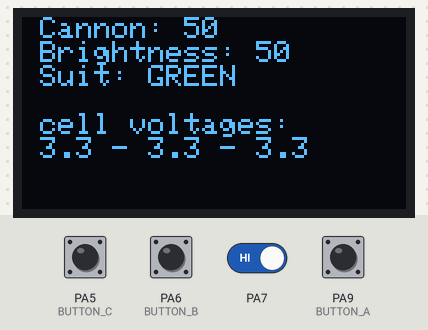
Recording of a sketch running on a simulated STM32 Blue Pill. On the bench: 128×64 one-colour display. The test bench sets the inputs (shaded band); at power-on: PA5 (BUTTON_C), PA6 (BUTTON_B), PA7, PA9 (BUTTON_A) HIGH. The display library's start-up logo is not drawn; what the sketch prints to the serial monitor is not drawn.

Above: at 2.2 s.
2.3 s: PA7 driven LOW
At 3.5 s:
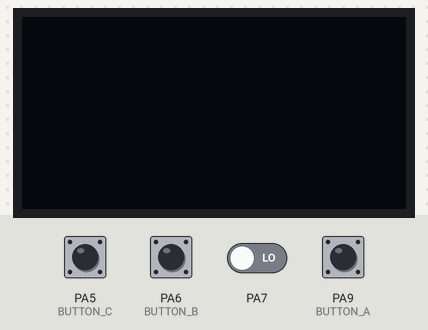
3.8 s: PA7 driven HIGH
At 4.7 s:
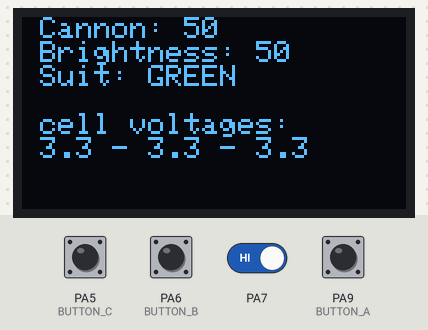
5.4 s: PA5 (BUTTON_C) pulled LOW for 1 s
7.9 s: PA6 (BUTTON_B) pulled LOW for 0.15 s
9.6 s: PA6 (BUTTON_B) pulled LOW for 1 s
12.1 s: PA5 (BUTTON_C) pulled LOW for 0.15 s
Timing chart, 0 to 14.8 s (numbered marks = the images above; inputs shaded):
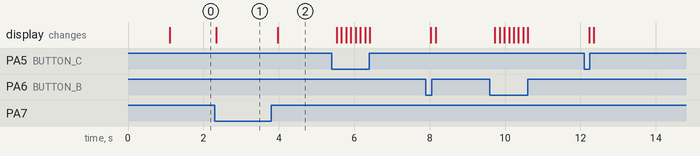

The sketch:

arm_cannon.ino
```cpp
//#include <SPI.h>
#include <Wire.h>
#include <Adafruit_GFX.h>
#include <Adafruit_SH110X.h>

Adafruit_SH1107 display = Adafruit_SH1107(64, 128, &Wire);

// OLED FeatherWing buttons map to different pins depending on board:
#if defined(ESP8266)
  #define BUTTON_A  0
  #define BUTTON_B 16
  #define BUTTON_C  2
#elif defined(ESP32) && !defined(ARDUINO_ADAFRUIT_FEATHER_ESP32S2)
  #define BUTTON_A 15
  #define BUTTON_B 32
  #define BUTTON_C 14
#elif defined(ARDUINO_STM32_FEATHER)
  #define BUTTON_A PA15
  #define BUTTON_B PC7
  #define BUTTON_C PC5
#elif defined(TEENSYDUINO)
  #define BUTTON_A  4
  #define BUTTON_B  3
  #define BUTTON_C  8
#elif defined(ARDUINO_NRF52832_FEATHER)
  #define BUTTON_A 31
  #define BUTTON_B 30
  #define BUTTON_C 27
#else // 32u4, M0, M4, nrf52840, esp32-s2 and 328p
  #define BUTTON_A  9
  #define BUTTON_B  6
  #define BUTTON_C  5
#endif

uint8_t CannonPower = 50;
uint8_t maxPixelBrightness = 50;
uint8_t armIndex = 0;
uint8_t suitIndex = 0;
bool displaySleep = false;
bool rowSelected = false;
uint8_t activeRow = 3;

float cellVolts[3] = {3.3, 3.3, 3.3};
bool battConnected = false;

int mod( int x, int y ){
    return x<0 ? ((x+1)%y)+y-1 : x%y;
}

void HandleDisplayButtons()
{
  // figure out which interrupt was called. Recall these are pull-down switches
  if (digitalRead(BUTTON_A) == LOW)
  {
    // if in menu, this scrolls up
    if (!rowSelected)
    {
      activeRow = mod(activeRow-1, 3);
    }

    // Otherwise, this increases the value
    else
    {
      IncreaseRowValue(activeRow);
    }

    // debounce
    delay(100);
  }
  if (digitalRead(BUTTON_B) == LOW)
  {
    // if in menu, this selects the field
    if (!rowSelected)
    {
      rowSelected = true;
    }

    // Otherwise, saves value and returns to menu
    else
    {
      rowSelected = false;
      // Send data about changed system var to other arduino
      uint8_t buf[4];
      buf[0] = 0x30;
      buf[1] = CannonPower;
      buf[2] = maxPixelBrightness;
      buf[3] = suitIndex;
      Serial.write(buf, 4);
    }

    // debounce
    delay(100);
  }
  if (digitalRead(BUTTON_C) == LOW)
  {
    // if in menu, this scrolls up
    if (!rowSelected)
    {
      activeRow = mod(activeRow+1, 3);
    }

    // Otherwise, this increases the value
    else
    {
      DecreaseRowValue(activeRow);
    }

    // debounce
    delay(100);
  }
}


void IncreaseRowValue(int row)
{
  switch(row)
  {
    case 0:
      if (CannonPower == 255) break;
      CannonPower += 5;
      break;
    case 1: if (maxPixelBrightness == 255) {break;} maxPixelBrightness += 5; break;
    case 2:  suitIndex = mod(suitIndex+1, 2); break;
  }
}

void DecreaseRowValue(int row)
{
  switch(row)
  {
    case 0: if (CannonPower == 0) {break;} CannonPower -= 5; break;
    case 1: if (maxPixelBrightness == 0) {break;} maxPixelBrightness = mod(maxPixelBrightness-5, 255); break;
    case 2:  suitIndex = mod(suitIndex-1, 2);break;
  }
}

void RenderDisplay()
{
  display.clearDisplay();
  display.setTextSize(1);
  display.setTextColor(SH110X_WHITE);
  display.setCursor(0,0);

  for (int i = 0; i < 3; ++i)
  {
    if (i == activeRow)
    {
      if (rowSelected)
        display.print(">");
      else
        display.print("-");
    }
    else
    {
      display.print(" ");
    }

    switch(i)
    {
      case 0: display.print("Cannon: "); display.println(CannonPower); break;
      case 1: display.print("Brightness: "); display.println(maxPixelBrightness); break;
      case 2:
      {
          display.print("Suit: ");
          if (suitIndex == 0)
            display.println("GREEN");
          else if (suitIndex == 1)
            display.println("GREEN PULSE");
          break;
      }
    }
  }

  display.println(" ");
  display.println(" cell voltages: ");
  display.print(" ");
  display.print(cellVolts[0], 1);
  display.print(" - ");
  display.print(cellVolts[1], 1);
  display.print(" - ");
  display.println(cellVolts[2], 1);

  if (cellVolts[0] < 2 || cellVolts[1] < 2 || cellVolts[2] < 2)
    display.println("Battery disconnected!");

  display.display();

}

void setup() {
  Serial.begin(19200);

  display.begin(0x3C, true); // Address 0x3C default

  // Show image buffer on the display hardware.
  // Since the buffer is intialized with an Adafruit splashscreen
  // internally, this will display the splashscreen.
  display.display();
  delay(1000);

  // Clear the buffer.
  display.clearDisplay();
  display.display();

  display.setRotation(1);

  pinMode(BUTTON_A, INPUT_PULLUP);
  pinMode(BUTTON_B, INPUT_PULLUP);
  pinMode(BUTTON_C, INPUT_PULLUP);
  pinMode(7, INPUT);

  // Clean out input buffer
  while (Serial.available() > 0) {
    Serial.read();
  }
}

void loop() {
  if (!displaySleep && digitalRead(7) == LOW)
  {
    displaySleep = true;

    // tell the other arduino to stop sending data
    Serial.write(0x58);

    display.fillScreen(0);
    display.display();
    delay(500);
  }
  else if (displaySleep && digitalRead(7) == HIGH)
  {
    displaySleep = false;
    // send message to other arduino to request data
    // This means send initial values

    Serial.write(0x52);
    delay(100);
    // data should have arrived by now. Read from
  }

  if (!displaySleep)
  {
    if (Serial.available() >= 4)
    {
      uint8_t type = Serial.read();
      //float* voltages;
      switch (type)
      {
        case 0x56:
          uint8_t buf[12];
          for (int i = 0; i < 12; ++i)
            buf[i] = Serial.read();
          memcpy(cellVolts, buf, 12);
          //cellVolts[0] = voltages[0];
          //cellVolts[1] = voltages[1];
          //cellVolts[2] = voltages[2];
          break;
        case 0x41:
          // Expect 3 more bytes
          CannonPower = Serial.read();
          maxPixelBrightness = Serial.read();
          suitIndex = Serial.read() == 1? 1 : 0;
          break;
      }
    }
    HandleDisplayButtons();
    RenderDisplay();
  }
  else
  {
    delay(500);
  }
}
```

Measured:
- after the input at 2.3 s, the display: changes at once (image 1)
- after the input at 3.8 s, the display: changes after 0.17 s (image 2)
